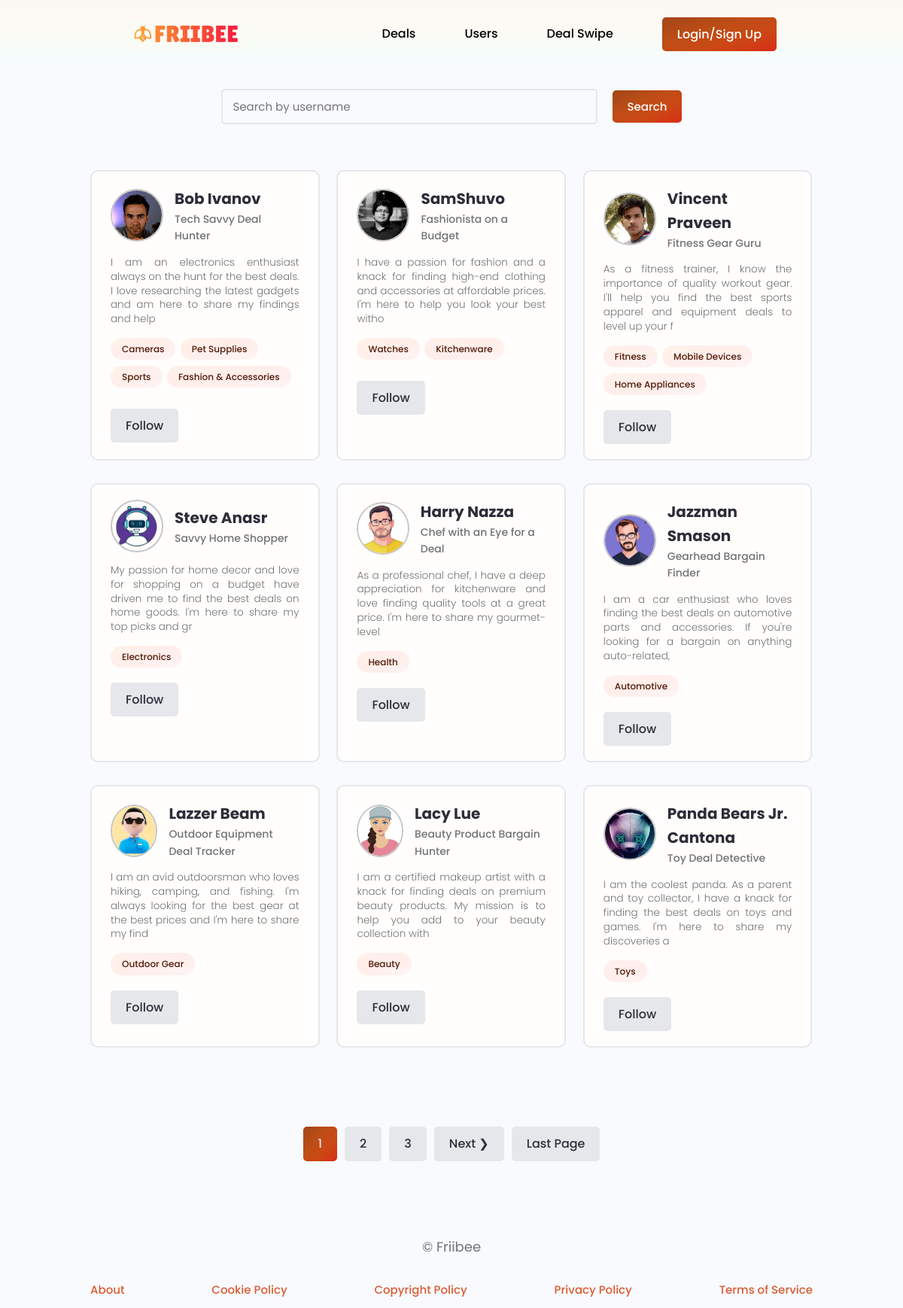
/profiles/, run on the app's committed database.
### users/models.py (models this page shows, shortened)
class Profile(models.Model):
    user = models.OneToOneField(
        User, on_delete=models.CASCADE, null=True, blank=True)
    name = models.CharField(max_length=200, blank=True, null=True)
    email = models.EmailField(max_length=500, blank=True, null=True)
    username = models.CharField(max_length=200, blank=True, null=True)
    location = models.CharField(max_length=200, blank=True, null=True)
    short_intro = models.CharField(max_length=200, blank=True, null=True)
    bio = models.TextField(blank=True, null=True)
    profile_image = models.ImageField(
        null=True, blank=True, upload_to='profiles/', default="profiles/user-default.png")
    social_facebook = models.CharField(max_length=200, blank=True, null=True)
    social_twitter = models.CharField(max_length=200, blank=True, null=True)
    social_instagram = models.CharField(max_length=200, blank=True, null=True)
    social_youtube = models.CharField(max_length=200, blank=True, null=True)
    social_website = models.CharField(max_length=200, blank=True, null=True)
    created = models.DateTimeField(auto_now_add=True)
    id = models.UUIDField(primary_key=True, default=uuid.uuid4, editable=False)
    followers = models.ManyToManyField(User, related_name='following', blank=True)
    followers_last_checked = models.DateTimeField(auto_now_add=True, null=True)
    blocked_users = models.ManyToManyField('self', symmetrical=False, blank=True, related_name="blocking_users")
    followed_tags = models.ManyToManyField('projects.Tag', blank=True, related_name='followers')
    notify_new_followers = models.BooleanField(default=True)
    notify_new_messages = models.BooleanField(default=True)  # Add this line for new message notifications
    notify_new_comment_on_project = models.BooleanField(default=True)  # New setting for comments on project
    notify_new_replied_comment = models.BooleanField(default=True)
    notify_new_upvote_on_project = models.BooleanField(default=True)  # New setting for upvotes on projects
    class Meta:
        ordering = ['created']
    @property
    def imageURL(self):
        try:
            url = self.profile_image.url
        except:
            url = ''
        return url

class Skill(models.Model):
    owner = models.ForeignKey(
        Profile, on_delete=models.CASCADE, null=True, blank=True)
    name = models.CharField(max_length=200, blank=True, null=True)
    description = models.TextField(null=True, blank=True)
    created = models.DateTimeField(auto_now_add=True)
    id = models.UUIDField(default=uuid.uuid4, unique=True,
                          primary_key=True, editable=False)
    def __str__(self):
        return str(self.name)

### users/views.py (the view)
# urls.py: path('profiles/', views.getProfiles),
def profiles(request):
    profiles, search_query = searchProfiles(request)
    custom_range, profiles = paginateProfiles(request, profiles, 9)
    context = {'profiles': profiles, 'search_query': search_query,
               'custom_range': custom_range}
    return render(request, 'users/profiles.html', context)

### users/context_processors.py (called while the page is built)
def notification_counts(request):
    if request.user.is_authenticated:
        profile = request.user.profile
        notifications = Notification.objects.filter(profile=profile, seen=False)
        unseen_notifications_count = notifications.count()
        unseen_reviews = Review.objects.filter(project__owner=profile, seen=False)
        unseen_reviews_count = unseen_reviews.count()
        new_followers = User.objects.filter(Q(following__in=[profile]) & Q(profile__followers_last_checked__lt=profile.followers_last_checked))
        new_followers_count = new_followers.count()
    else:
        unseen_notifications_count = 0
        unseen_reviews_count = 0
        new_followers_count = 0
    return {
        'unseen_notifications_count': unseen_notifications_count,
        'unseen_reviews_count': unseen_reviews_count,
        'new_followers_count': new_followers_count
    }

### users/utils.py (called while the page is built)
def paginateProfiles(request, profiles, results):
    page = request.GET.get('page')
    paginator = Paginator(profiles, results)
    try:
        profiles = paginator.page(page)
    except PageNotAnInteger:
        page = 1
        profiles = paginator.page(page)
    except EmptyPage:
        page = paginator.num_pages
        profiles = paginator.page(page)
    leftIndex = (int(page) - 4)
    if leftIndex < 1:
        leftIndex = 1
    rightIndex = (int(page) + 5)
    if rightIndex > paginator.num_pages:
        rightIndex = paginator.num_pages + 1
    custom_range = range(leftIndex, rightIndex)
    return custom_range, profiles

def searchProfiles(request):
    search_query = ''
    if request.GET.get('search_query'):
        search_query = request.GET.get('search_query')
    skills = Skill.objects.filter(name__icontains=search_query)
    profiles = Profile.objects.distinct().filter(
        Q(name__icontains=search_query) |
        Q(short_intro__icontains=search_query) |
        Q(skill__in=skills)
    )
    return profiles, search_query

### users/templates/users/profiles.html (shortened to what this page needs)
{% extends 'main.html' %}
{% block content %}
<main class="home">
    <section class="hero-section text-center">
        <div class="container container--narrow">
            <div class="hero-section__box">
            <div class="hero-section__search">
                <form id="searchForm" class="form" action="{% url 'profiles' %}" method="get">
                    <div class="form__field">
                        <input class="input input--text" id="formInput#search" type="text" name="search_query"
                            value="{{search_query}}" placeholder="Search by username" />
                    </div>
                    <input class="btn btn--sub btn--md" type="submit" value="Search" />
                </form>
            </div>
        </div>
    </section>
    <section class="devlist">
        <div class="container">
            <div class="grid grid--three">
                {% for profile in profiles %}
                <div class="column card">
                    <div class="dev">
                        <a href="{% url 'user-profile' profile.id %}" class="card__body">
                            <div class="dev__profile">
                                <img class="avatar avatar--md" src="{{ profile.imageURL }}" alt="image" />
                                <div class="dev__meta">
                                    <h3>{{profile.name}}</h3>
                                    <h5>{{profile.short_intro|slice:"60"}}</h5>
                                </div>
                            </div>
                            <p class="dev__info">{{profile.bio|slice:"150"}}</p>
                            <div class="dev__skills" style="margin-bottom: 20px;">
                                {% for skill in profile.skill_set.all|slice:"5" %}
                                <span class="tag tag--pill tag--main">
                                    <small>{{skill}}</small>
                                </span>
                                {% endfor %}
                            </div>
                        {% if request.user in profile.followers.all %}
                            <form action="{% url 'unfollow-user' profile.id 'profile' %}" method="POST">
                                {% csrf_token %}
                                <button class="btn btn--outline-danger" name="follow" value="unfollow" type="submit">
                                    Unfollow
                                </button>
                            </form>
                        {% else %}
                            <form action="{% url 'follow-user' profile.id %}" method="POST">
                                <button class="btn btn--outline-success" name="follow" value="follow" type="submit">
                                    Follow
                                </button>
                            </form>
                        {% endif %}
                        </a>
                    </div>
                </div>
                {% endfor %}
            </div>
        </div>
    </section>
    {% include 'pagination.html' with queryset=profiles custom_range=custom_range %}
</main>
{% endblock content %}

### static/styles/app.css (style rules this page uses)
:root { --color-sub: #2d2d39; }
.btn--sub { background-image: linear-gradient(to right bottom, #a24517, #a94717, #af4917, #b64b16, #bd4d16, #c14c16, #c64a15, #ca4915, #cd4315, #d13c15, #d43416, #d82a17); }
.card { border: 2px solid var(--color-light); }
img { width: 100%; }
.hero-section { height: 15vh; display: flex; align-items: center; background: #f8fafd; }
.hero-section__box { margin-bottom: 2rem; }
.hero-section__search > .form { display: flex; align-items: center; justify-content: center; gap: 2rem; }
.hero-section__search > .form input.input--text { width: 50rem; }
.devlist { margin-top: 1rem; }
.devlist .grid { align-items: stretch; }
.devlist .dev .dev__profile { display: flex; align-items: center; gap: 1.5rem; }
.devlist .dev .dev__meta h3 { color: var(--color-sub); font-size: 2rem; font-weight: 700; }
.devlist .dev .dev__meta h5 { color: var(--color-text); font-size: 1.4rem; font-weight: 500; }
.devlist .dev .dev__info { margin: 1.5rem 0; font-size: 1.35rem; line-height: 1.4; text-align: justify; }

### static/uikit/styles/modules/_variables.css (style rules this page uses)
:root { --color-main: #5aa5b9; --color-main-light: #e6faff; --color-sub: #3f4156; --color-sub-light: #51546e; --color-sub-lighter: #ededfd; --color-text: #737373; --color-gray: #8b8b8b; --color-light: #e5e7eb; --color-light-gray: #767676; --color-bg: #f8fafd; --color-white: #fffefd; --color-white-light: #f3f3f3; --color-success: #359e64; --color-success-bg: #def8e8; --color-error: #fc4b0b; --color-error-bg: #fff2ee; --font-base: 'Poppins', arial, helvetica, 'Segoe UI', roboto, ubuntu, sans-serif; --font-monospace: 'Fira Code', 'Courier New', courier, monospace; --font-regular: 300; --font-medium: 500; --font-bold: 700; --generic-shadow: 1px 1px 5px #00000010; --generic-transition: all 0.3s ease-in-out; }

### static/uikit/styles/modules/_base.css (style rules this page uses)
* { margin: 0; padding: 0; box-sizing: border-box; text-rendering: optimizeLegibility; color: inherit; font-size: inherit; }
html { font-size: 50%; }
@media only screen and (min-width: 480px) { html { font-size: 56.25%; } }
@media only screen and (min-width: 1200px) { html { font-size: 62.5%; } }
body { line-height: 1.6; font-weight: 400; font-size: 1.5rem; color: var(--color-text); background-color: var(--color-bg); min-height: 100vh; }

### static/uikit/styles/modules/_typography.css (style rules this page uses)
* { font-family: var(--font-base); }
h3 { font-size: 3.2rem; font-weight: var(--font-medium); }
h5 { font-size: 2.4rem; font-weight: var(--font-medium); }
h5, h6 { font-weight: var(--font-regular); }
p, span, strong { font-size: 1.6rem; color: var(--color-text); font-weight: var(--font-regular); }
a { padding-bottom: 2px; text-decoration: none; display: inline-block; color: #db5b33; font-weight: var(--font-medium); }

### static/uikit/styles/modules/_utilities.css (style rules this page uses)
.container { width: 92%; max-width: 165rem; margin: 0 auto; box-sizing: border-box; }
.container--narrow { width: 92%; max-width: 120rem; }
@media screen and (min-width: 1000px) { .container { width: 90%; } }
@media screen and (min-width: 1000px) { .container--narrow { width: 85%; } }
@media screen and (min-width: 1200px) { .container { width: 80%; } }
@media screen and (min-width: 1200px) { .container--narrow { width: 72%; } }
.text-center { text-align: center; }

### static/uikit/styles/modules/_avatar.css (style rules this page uses)
.avatar { border-radius: 50%; border: 2px solid #c7c7c7; object-fit: cover; }
.avatar--md { height: 7rem; width: 7rem; }

### static/uikit/styles/modules/_button.css (style rules this page uses)
.btn { display: inline-block; position: relative; cursor: pointer; background-color: var(--color-light); font-weight: var(--font-medium); color: var(--color-sub); text-decoration: none; padding: 1rem 2rem; border-radius: 0.5rem; border: none; width: -webkit-fit-content; width: -moz-fit-content; width: fit-content; height: -webkit-fit-content; height: -moz-fit-content; height: fit-content; font-size: 1.6rem; outline-width: 0; outline-color: transparent; -webkit-backface-visibility: hidden; backface-visibility: hidden; transition: all 0.3s ease-in-out; }
.btn--sub { background-color: var(--color-sub); color: var(--color-white); }
.btn--md { font-size: 1.5rem; }

### static/uikit/styles/modules/_card.css (style rules this page uses)
.card { border-radius: 1rem; background-color: var(--color-white); border: 1.5px solid var(--color-light); width: auto; height: auto; margin-top: 0.5rem; margin-bottom: 0.5rem; overflow: hidden; }
.card__body, .card__header { padding: 2rem 2.5rem; }

### data on the page
Profile: imageURL (picture), name "Bob Ivanov", short_intro "Tech Savvy Deal Hunter", bio "I am an electronics enthusiast always on the hunt for the best deals. I love researching the latest gadgets and am here to share my findings and help", shows "Follow"
Skill: name "Cameras"
Skill: name "Pet Supplies"
Skill: name "Sports"
Skill: name "Fashion & Accessories"
Profile: imageURL (picture), name "SamShuvo", short_intro "Fashionista on a Budget", bio "I have a passion for fashion and a knack for finding high-end clothing and accessories at affordable prices. I'm here to help you look your best witho", shows "Follow"
Skill: name "Watches"
Skill: name "Kitchenware"
Profile: imageURL (picture), name "Vincent Praveen", short_intro "Fitness Gear Guru", bio "As a fitness trainer, I know the importance of quality workout gear. I'll help you find the best sports apparel and equipment deals to level up your f", shows "Follow"
Skill: name "Fitness"
Skill: name "Mobile Devices"
Skill: name "Home Appliances"
Profile: imageURL (picture), name "Steve Anasr", short_intro "Savvy Home Shopper", bio "My passion for home decor and love for shopping on a budget have driven me to find the best deals on home goods. I'm here to share my top picks and gr", shows "Follow"
Skill: name "Electronics"
Profile: imageURL (picture), name "Harry Nazza", short_intro "Chef with an Eye for a Deal", bio "As a professional chef, I have a deep appreciation for kitchenware and love finding quality tools at a great price. I'm here to share my gourmet-level", shows "Follow"
Skill: name "Health"
Profile: imageURL (picture), name "Jazzman Smason", short_intro "Gearhead Bargain Finder", bio "I am a car enthusiast who loves finding the best deals on automotive parts and accessories. If you're looking for a bargain on anything auto-related,", shows "Follow"
Skill: name "Automotive"
Profile: imageURL (picture), name "Lazzer Beam", short_intro "Outdoor Equipment Deal Tracker", bio "I am an avid outdoorsman who loves hiking, camping, and fishing. I'm always looking for the best gear at the best prices and I'm here to share my find", shows "Follow"
Skill: name "Outdoor Gear"
Profile: imageURL (picture), name "Lacy Lue", short_intro "Beauty Product Bargain Hunter", bio "I am a certified makeup artist with a knack for finding deals on premium beauty products. My mission is to help you add to your beauty collection with", shows "Follow"
Skill: name "Beauty"
Profile: imageURL (picture), name "Panda Bears Jr. Cantona", short_intro "Toy Deal Detective", bio "I am the coolest panda. As a parent and toy collector, I have a knack for finding the best deals on toys and games. I'm here to share my discoveries a", shows "Follow"
Skill: name "Toys"

### other printed values
{{ page }} "1"
{{ page }} "2" "3"
